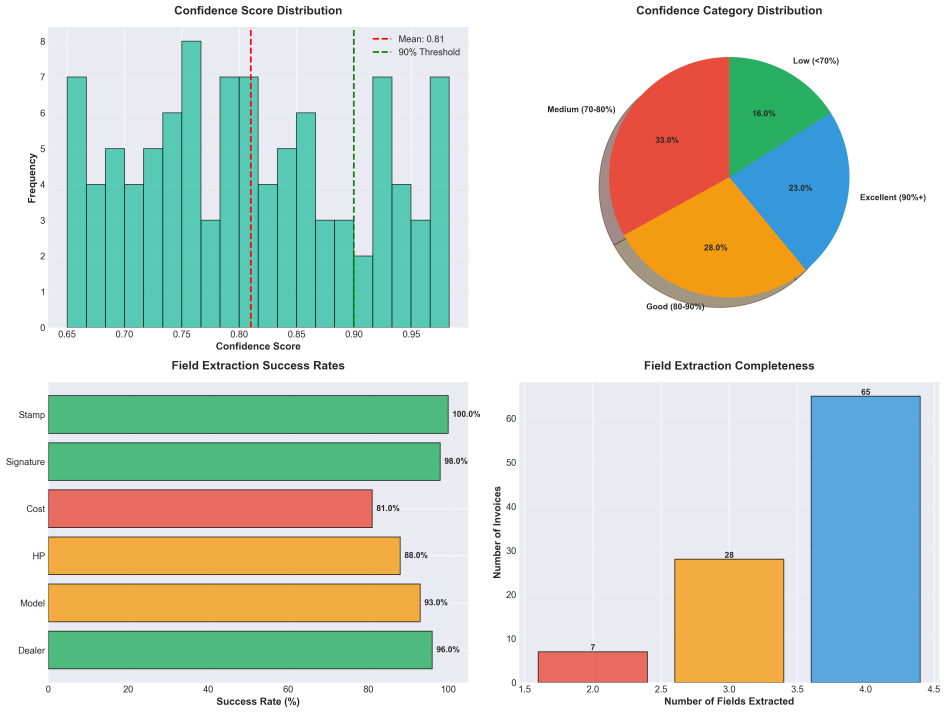
#> input picture submission/confidence_field_analysis_eda.png, 4731 x 3565 px (shown at 1/5 size)
$ python -i preprocess.py   (imports and definitions only)
#> lines starting #> are read from the running program, lines starting #| are printed output that depends on the picture
"""
Image preprocessing utilities for enhanced VLM accuracy
"""

import base64
import cv2
import numpy as np
from PIL import Image
import io
import logging

logger = logging.getLogger(__name__)


def preprocess_image(image_path: str) -> np.ndarray:
    """Preprocess image for better VLM text detection

    Args:
        image_path: Path to image file

    Returns:
        Preprocessed image as numpy array
    """
#> called with image_path = '../confidence_field_analysis_eda.png'
    try:
        # Read image
        img = cv2.imread(image_path)
#> img is the input picture: shape (3565, 4731, 3); mean B, G, R 202.9, 213.8, 201.4
        if img is None:
            logger.warning(f"Failed to load image with cv2, using PIL")
            img = np.array(Image.open(image_path))
            img = cv2.cvtColor(img, cv2.COLOR_RGB2BGR)

        logger.info(f"Original image shape: {img.shape}")

        # 1. Resize if too large or too small (optimal for VLM: 1500-2000px width)
        height, width = img.shape[:2]
        target_width = 1800
        if width > 2500 or width < 800:
            scale = target_width / width
            new_width = int(width * scale)
            new_height = int(height * scale)
            img = cv2.resize(img, (new_width, new_height), interpolation=cv2.INTER_LANCZOS4)
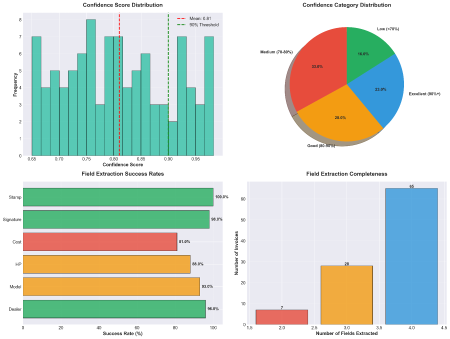
#> img: shape (1356, 1800, 3) (shown at 1/4 size); mean B, G, R 203.1, 214, 201.6
            logger.info(f"Resized to: {img.shape}")

        # 2. Denoise while preserving text edges
        img = cv2.fastNlMeansDenoisingColored(img, None, 10, 10, 7, 21)

        # 3. Enhance contrast using CLAHE (Contrast Limited Adaptive Histogram Equalization)
        lab = cv2.cvtColor(img, cv2.COLOR_BGR2LAB)
#> lab: shape (1356, 1800, 3); mean of channels 0, 1, 2 216.7, 124.6, 133.2
        l, a, b = cv2.split(lab)
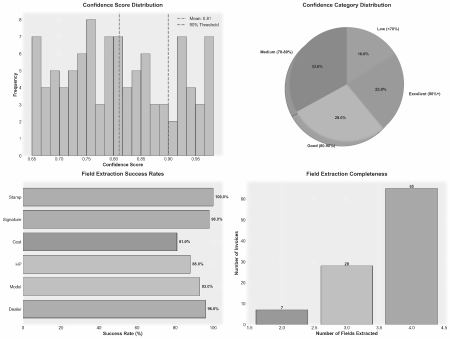
#> l: shape (1356, 1800) (shown at 1/4 size); min 0, max 254, mean 216.7
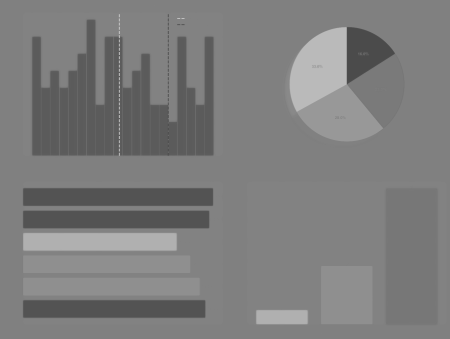
#> a: shape (1356, 1800) (shown at 1/4 size); min 75, max 208, mean 124.6
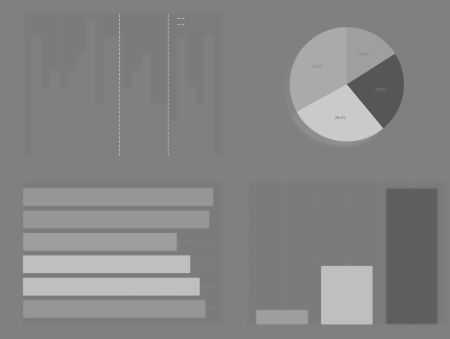
#> b: shape (1356, 1800) (shown at 1/4 size); min 84, max 206, mean 133.2
        clahe = cv2.createCLAHE(clipLimit=2.0, tileGridSize=(8, 8))
        l = clahe.apply(l)
        img = cv2.merge([l, a, b])
#> img: shape (1356, 1800, 3); mean of channels 0, 1, 2 212.3, 124.6, 133.2
        img = cv2.cvtColor(img, cv2.COLOR_LAB2BGR)

        # 4. Sharpen text
        kernel = np.array([[-1,-1,-1],
                          [-1, 9,-1],
                          [-1,-1,-1]])
        img = cv2.filter2D(img, -1, kernel)
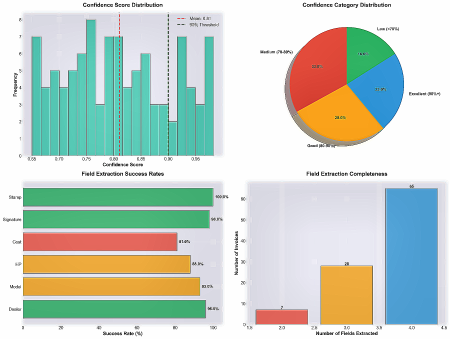
#> img: shape (1356, 1800, 3) (shown at 1/4 size); mean B, G, R 199, 209.1, 197.1

        # 5. Auto-adjust brightness and contrast
        img = auto_adjust_brightness_contrast(img)

        logger.info("Image preprocessing completed successfully")
        return img

    except Exception as e:
        logger.error(f"Preprocessing failed: {e}, returning original")
        # Return original if preprocessing fails
        return cv2.imread(image_path)


def auto_adjust_brightness_contrast(img: np.ndarray, clip_hist_percent: float = 1.0) -> np.ndarray:
    """Automatically adjust brightness and contrast

    Args:
        img: Input image
        clip_hist_percent: Percentage to clip histogram

    Returns:
        Adjusted image
    """
#> called with clip_hist_percent = 1
    gray = cv2.cvtColor(img, cv2.COLOR_BGR2GRAY)
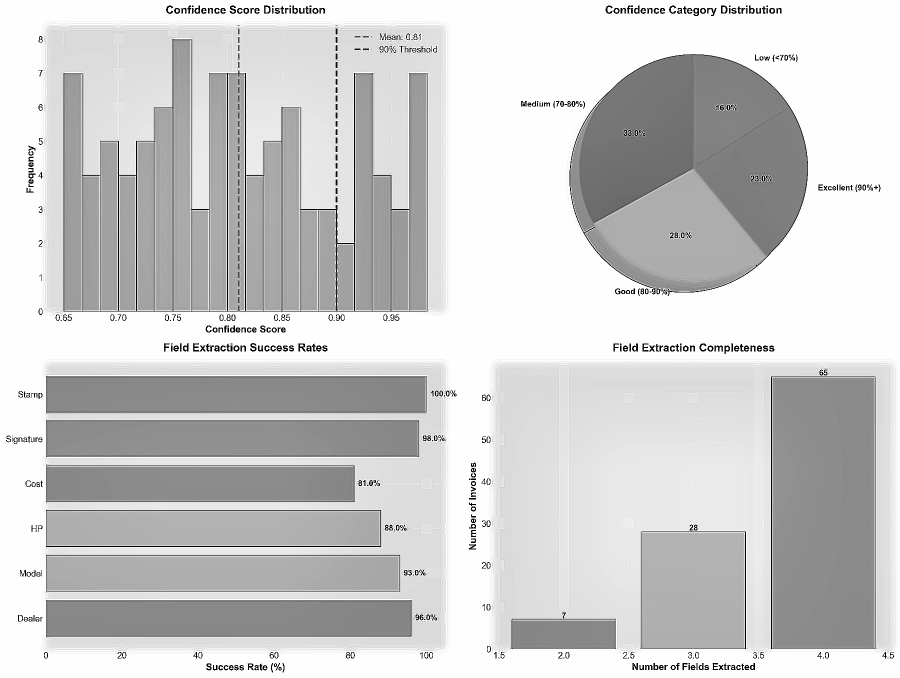
#> gray: shape (1356, 1800) (shown at 1/2 size); min 0, max 255, mean 204.4

    # Calculate histogram
    hist = cv2.calcHist([gray], [0], None, [256], [0, 256])
#> hist = 256 values, max 773279 at index 254, min 21 at index 47, mean 9534.4
    hist_size = len(hist)
#> hist_size = 256

    # Calculate cumulative distribution
    accumulator = []
    accumulator.append(float(hist[0]))
    for index in range(1, hist_size):
        accumulator.append(accumulator[index - 1] + float(hist[index]))
#> after the loop, accumulator = 256 values from 52101 to 2440800

    # Locate points to clip
    maximum = accumulator[-1]
#> maximum = 2440800
    clip_hist_percent *= (maximum / 100.0)
#> clip_hist_percent = 24408
    clip_hist_percent /= 2.0
#> clip_hist_percent = 12204

    # Find minimum
    minimum_gray = 0
    while accumulator[minimum_gray] < clip_hist_percent:
        minimum_gray += 1
#> this loop made 0 passes
#> after the loop, minimum_gray = 0

    # Find maximum
    maximum_gray = hist_size - 1
#> maximum_gray = 255
    while accumulator[maximum_gray] >= (maximum - clip_hist_percent):
        maximum_gray -= 1
#> this loop made 1 pass
#> maximum_gray on pass 1: 254
#> after the loop, maximum_gray = 254

    # Calculate alpha and beta
    alpha = 255 / (maximum_gray - minimum_gray)
#> alpha = 1
    beta = -minimum_gray * alpha
#> beta = 0

    # Apply adjustment
    adjusted = cv2.convertScaleAbs(img, alpha=alpha, beta=beta)
    return adjusted


def encode_image(image_path: str, preprocess: bool = True) -> str:
    """Encode image to base64 with optional preprocessing

    Args:
        image_path: Path to image file
        preprocess: Whether to apply preprocessing

    Returns:
        Base64 encoded string
    """
    try:
        if preprocess:
            # Preprocess image first
            img = preprocess_image(image_path)

            # Convert to PIL Image
            img_rgb = cv2.cvtColor(img, cv2.COLOR_BGR2RGB)
            pil_img = Image.fromarray(img_rgb)

            # Encode to base64
            buffered = io.BytesIO()
            pil_img.save(buffered, format="PNG", optimize=True)
            return base64.b64encode(buffered.getvalue()).decode('utf-8')
        else:
            # Original behavior - no preprocessing
            with open(image_path, 'rb') as f:
                return base64.b64encode(f.read()).decode('utf-8')

    except Exception as e:
        logger.error(f"Image encoding failed: {e}, using original")
        # Fallback to original
        with open(image_path, 'rb') as f:
            return base64.b64encode(f.read()).decode('utf-8')

>>> result = encode_image('../confidence_field_analysis_eda.png')

$ run again, on submission/language_analysis_eda.png
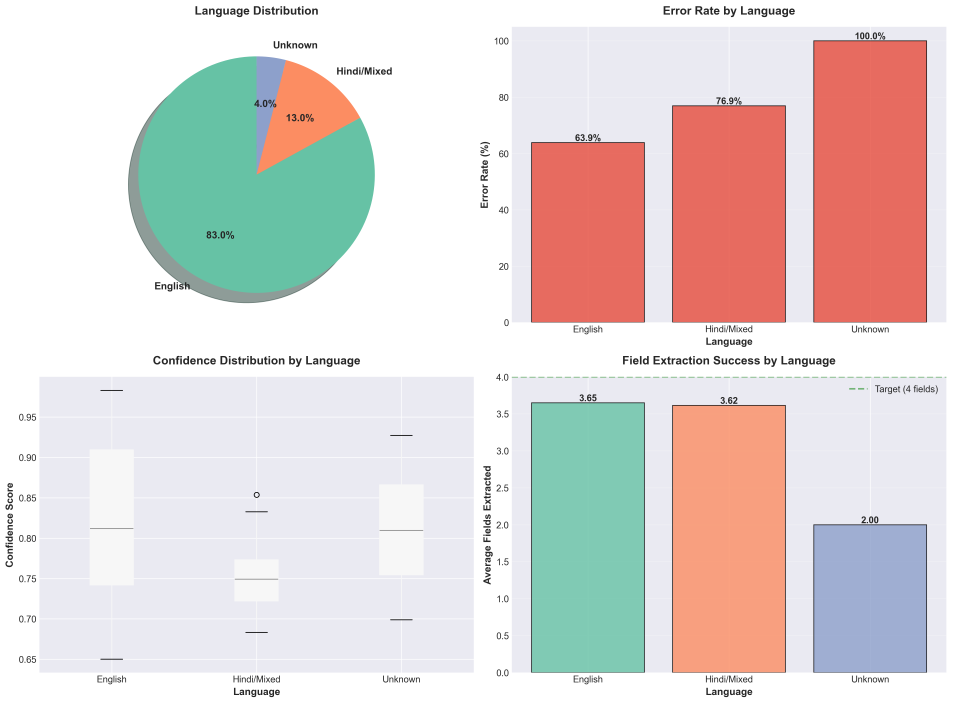
#> input picture submission/language_analysis_eda.png, 4761 x 3514 px (shown at 1/5 size)
#> in preprocess_image, img is the input picture: shape (3514, 4761, 3); mean B, G, R 212.6, 214.7, 224.8
#> lab: shape (1328, 1800, 3); mean of channels 0, 1, 2 221.4, 132.7, 131.6
#> in preprocess_image, `l, a, b = cv2.split(lab)`:
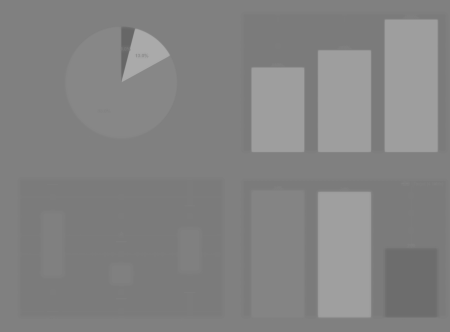
#> b: shape (1328, 1800) (shown at 1/4 size); min 103, max 170, mean 131.6
#> in auto_adjust_brightness_contrast, `gray = cv2.cvtColor(img, cv2.COLOR_BGR2GRAY)`:
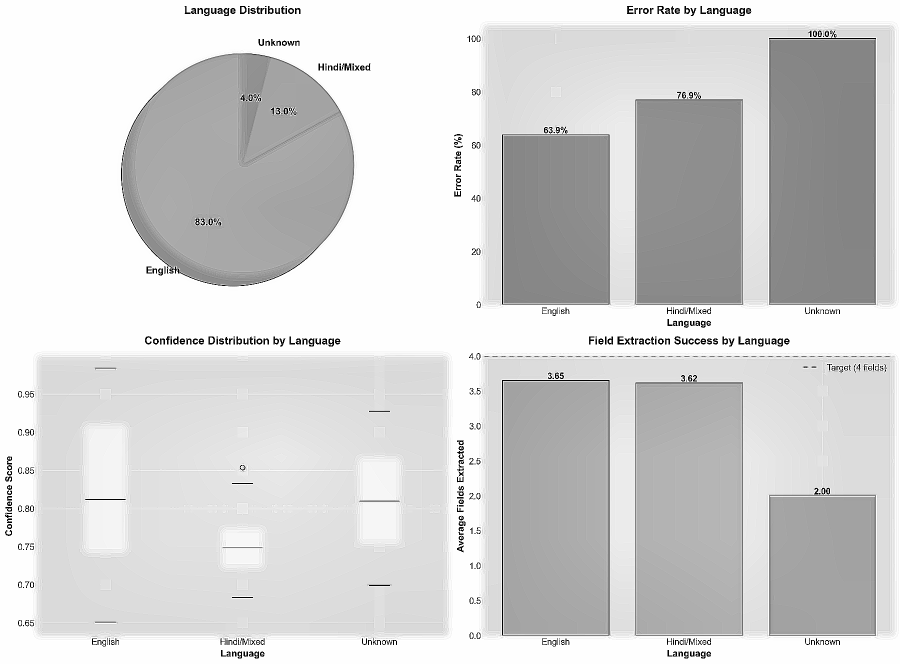
#> gray: shape (1328, 1800) (shown at 1/2 size); min 0, max 255, mean 211.3
#> hist = 256 values, max 716648 at index 254, min 8 at index 12, mean 9337.5
#> hist_size = 256
#> after the loop in auto_adjust_brightness_contrast, `for index in range(1, hist_size):`: accumulator = 256 values from 32236 to 2390400
#> maximum = 2390400
#> in auto_adjust_brightness_contrast, `clip_hist_percent *= (maximum / 100.0)`: clip_hist_percent = 23904
#> in auto_adjust_brightness_contrast, `clip_hist_percent /= 2.0`: clip_hist_percent = 11952
#> after the loop in auto_adjust_brightness_contrast, `while accumulator[minimum_gray] < clip_hist_percent:`: minimum_gray = 0
#> in auto_adjust_brightness_contrast, `maximum_gray = hist_size - 1`: maximum_gray = 255
#> the loop in auto_adjust_brightness_contrast, `while accumulator[maximum_gray] >= (maximum - clip_hist_percent):` made 1 pass
#> maximum_gray on pass 1: 254
#> after the loop in auto_adjust_brightness_contrast, `while accumulator[maximum_gray] >= (maximum - clip_hist_percent):`: maximum_gray = 254
#> alpha = 1
#> beta = 0

$ run again, on submission/processing_time_analysis_eda.png
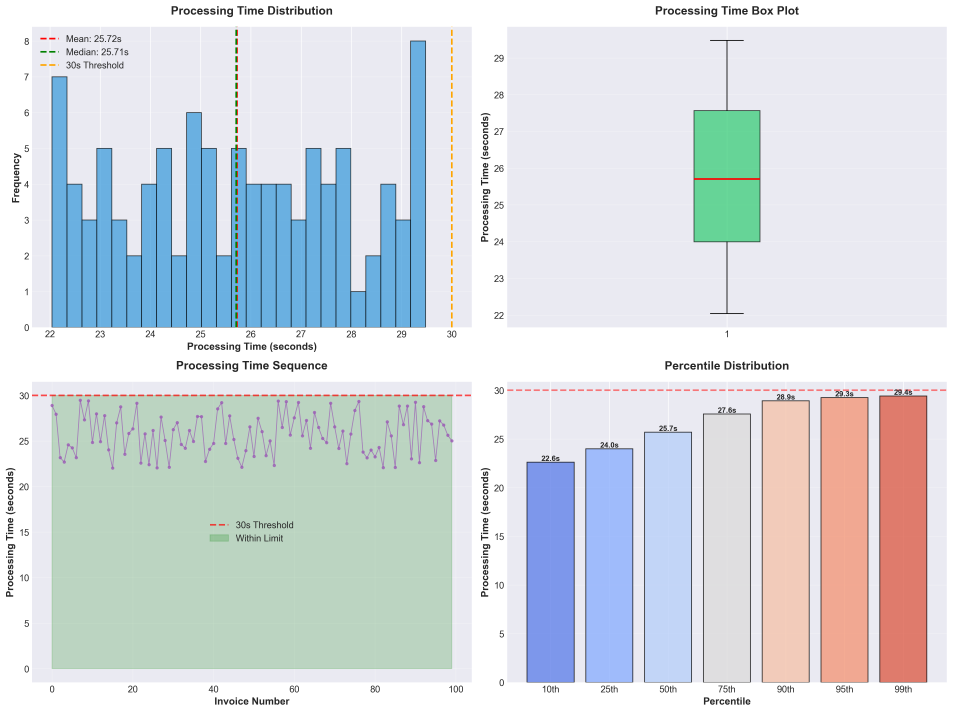
#> input picture submission/processing_time_analysis_eda.png, 4764 x 3562 px (shown at 1/5 size)
#> in preprocess_image, img is the input picture: shape (3562, 4764, 3); mean B, G, R 224, 219.1, 212
#> lab: shape (1345, 1800, 3); mean of channels 0, 1, 2 222, 127.5, 124.7
#> in preprocess_image, `l, a, b = cv2.split(lab)`:
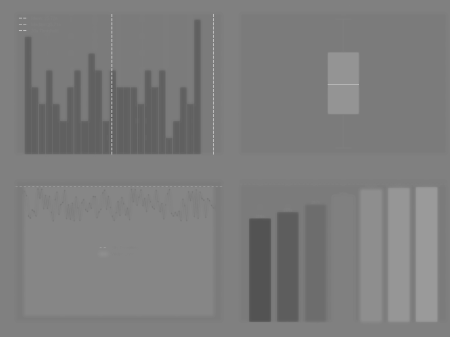
#> b: shape (1345, 1800) (shown at 1/4 size); min 83, max 214, mean 124.7
#> in preprocess_image, `img = cv2.filter2D(img, -1, kernel)`:
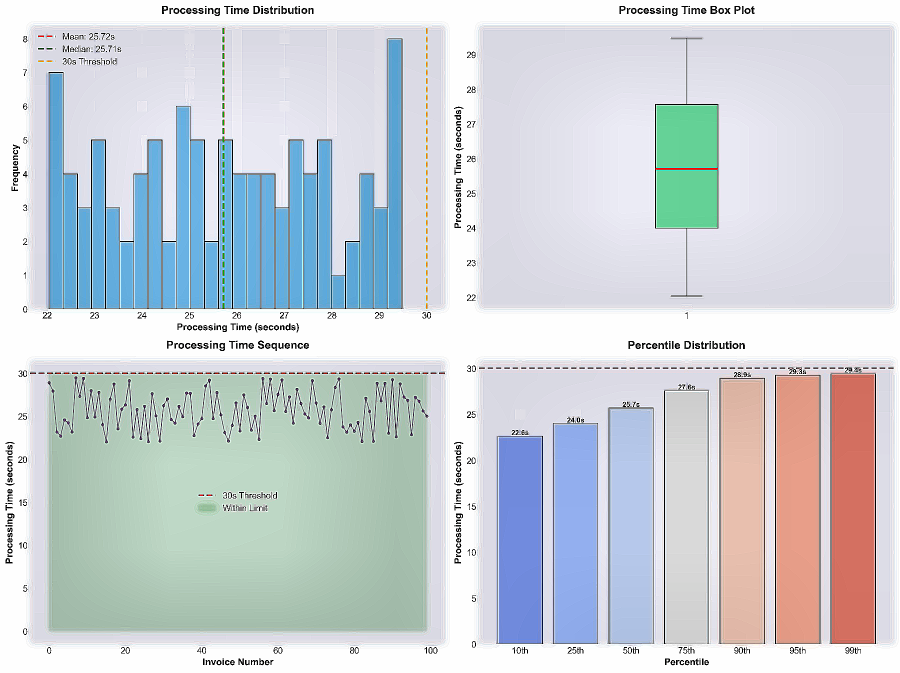
#> img: shape (1345, 1800, 3) (shown at 1/2 size); mean B, G, R 215.6, 210.3, 203.2
#> hist = 256 values, max 396150 at index 254, min 58 at index 89, mean 9457
#> hist_size = 256
#> after the loop in auto_adjust_brightness_contrast, `for index in range(1, hist_size):`: accumulator = 256 values from 49827 to 2421000
#> maximum = 2421000
#> in auto_adjust_brightness_contrast, `clip_hist_percent *= (maximum / 100.0)`: clip_hist_percent = 24210
#> in auto_adjust_brightness_contrast, `clip_hist_percent /= 2.0`: clip_hist_percent = 12105
#> after the loop in auto_adjust_brightness_contrast, `while accumulator[minimum_gray] < clip_hist_percent:`: minimum_gray = 0
#> in auto_adjust_brightness_contrast, `maximum_gray = hist_size - 1`: maximum_gray = 255
#> the loop in auto_adjust_brightness_contrast, `while accumulator[maximum_gray] >= (maximum - clip_hist_percent):` made 1 pass
#> maximum_gray on pass 1: 254
#> after the loop in auto_adjust_brightness_contrast, `while accumulator[maximum_gray] >= (maximum - clip_hist_percent):`: maximum_gray = 254
#> alpha = 1
#> beta = 0
